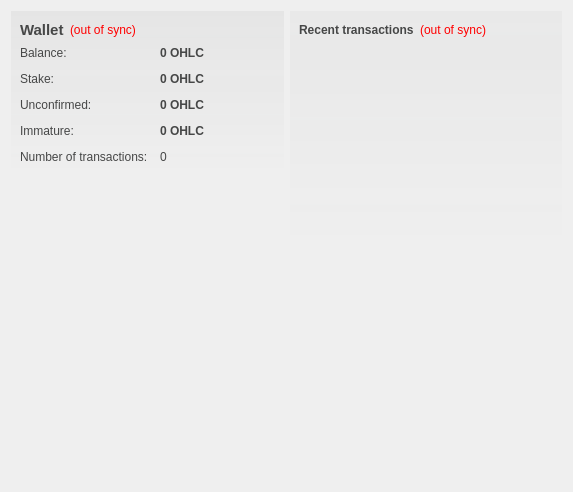
<?xml version="1.0" encoding="UTF-8"?>
<ui version="4.0">
 <class>OverviewPage</class>
 <widget class="QWidget" name="OverviewPage">
  <property name="geometry">
   <rect>
    <x>0</x>
    <y>0</y>
    <width>573</width>
    <height>492</height>
   </rect>
  </property>
  <property name="windowTitle">
   <string>Form</string>
  </property>
  <property name="styleSheet">
   <string notr="true">#OverviewPage { color: #464747; }</string>
  </property>
  <layout class="QHBoxLayout" name="horizontalLayout" stretch="1,1">
   <item>
    <layout class="QVBoxLayout" name="verticalLayout_2">
     <item>
      <widget class="QFrame" name="frame">
       <property name="styleSheet">
        <string notr="true">#frame { background-color: qlineargradient(spread:pad, x1:0, y1:0, x2:0, y2:1, stop:0 rgba(70,71,71,15), stop:1.0 rgba(70,71,71,0)); }</string>
       </property>
       <layout class="QVBoxLayout" name="verticalLayout_4">
        <item>
         <layout class="QHBoxLayout" name="horizontalLayout_4">
          <item>
           <widget class="QLabel" name="label_5">
            <property name="font">
             <font>
              <pointsize>11</pointsize>
              <weight>75</weight>
              <bold>true</bold>
             </font>
            </property>
            <property name="styleSheet">
             <string notr="true">color: #464747;</string>
            </property>
            <property name="text">
             <string>Wallet</string>
            </property>
           </widget>
          </item>
          <item>
           <widget class="QLabel" name="labelWalletStatus">
            <property name="toolTip">
             <string>The displayed information may be out of date. Your wallet automatically synchronizes with the OHLCcoin network after a connection is established, but this process has not completed yet.</string>
            </property>
            <property name="styleSheet">
             <string notr="true">QLabel { color: red; }</string>
            </property>
            <property name="text">
             <string notr="true">(out of sync)</string>
            </property>
            <property name="alignment">
             <set>Qt::AlignLeading|Qt::AlignLeft|Qt::AlignVCenter</set>
            </property>
           </widget>
          </item>
          <item>
           <spacer name="horizontalSpacer_2">
            <property name="orientation">
             <enum>Qt::Horizontal</enum>
            </property>
            <property name="sizeHint" stdset="0">
             <size>
              <width>40</width>
              <height>20</height>
             </size>
            </property>
           </spacer>
          </item>
         </layout>
        </item>
        <item>
         <layout class="QFormLayout" name="formLayout_2">
          <property name="fieldGrowthPolicy">
           <enum>QFormLayout::AllNonFixedFieldsGrow</enum>
          </property>
          <property name="horizontalSpacing">
           <number>12</number>
          </property>
          <property name="verticalSpacing">
           <number>12</number>
          </property>
          <item row="0" column="0">
           <widget class="QLabel" name="label">
            <property name="styleSheet">
             <string notr="true">color: #464747;</string>
            </property>
            <property name="text">
             <string>Balance:</string>
            </property>
           </widget>
          </item>
          <item row="0" column="1">
           <widget class="QLabel" name="labelBalance">
            <property name="font">
             <font>
              <weight>75</weight>
              <bold>true</bold>
             </font>
            </property>
            <property name="cursor">
             <cursorShape>IBeamCursor</cursorShape>
            </property>
            <property name="toolTip">
             <string>Your current balance</string>
            </property>
            <property name="styleSheet">
             <string notr="true">color: #464747;</string>
            </property>
            <property name="text">
             <string notr="true">0 OHLC</string>
            </property>
            <property name="textInteractionFlags">
             <set>Qt::LinksAccessibleByMouse|Qt::TextSelectableByKeyboard|Qt::TextSelectableByMouse</set>
            </property>
           </widget>
          </item>
          <item row="1" column="0">
           <widget class="QLabel" name="label_6">
            <property name="styleSheet">
             <string notr="true">color: #464747;</string>
            </property>
            <property name="text">
             <string>Stake:</string>
            </property>
           </widget>
          </item>
          <item row="1" column="1">
           <widget class="QLabel" name="labelStake">
            <property name="font">
             <font>
              <weight>75</weight>
              <bold>true</bold>
             </font>
            </property>
            <property name="cursor">
             <cursorShape>IBeamCursor</cursorShape>
            </property>
            <property name="toolTip">
             <string>Total of coins that was staked, and do not yet count toward the current balance</string>
            </property>
            <property name="styleSheet">
             <string notr="true">color: #464747;</string>
            </property>
            <property name="text">
             <string notr="true">0 OHLC</string>
            </property>
            <property name="textInteractionFlags">
             <set>Qt::LinksAccessibleByMouse|Qt::TextSelectableByKeyboard|Qt::TextSelectableByMouse</set>
            </property>
           </widget>
          </item>
          <item row="2" column="0">
           <widget class="QLabel" name="label_3">
            <property name="styleSheet">
             <string notr="true">color: #464747;</string>
            </property>
            <property name="text">
             <string>Unconfirmed:</string>
            </property>
           </widget>
          </item>
          <item row="2" column="1">
           <widget class="QLabel" name="labelUnconfirmed">
            <property name="font">
             <font>
              <weight>75</weight>
              <bold>true</bold>
             </font>
            </property>
            <property name="cursor">
             <cursorShape>IBeamCursor</cursorShape>
            </property>
            <property name="toolTip">
             <string>Total of transactions that have yet to be confirmed, and do not yet count toward the current balance</string>
            </property>
            <property name="styleSheet">
             <string notr="true">color: #464747;</string>
            </property>
            <property name="text">
             <string notr="true">0 OHLC</string>
            </property>
            <property name="textInteractionFlags">
             <set>Qt::LinksAccessibleByMouse|Qt::TextSelectableByKeyboard|Qt::TextSelectableByMouse</set>
            </property>
           </widget>
          </item>
          <item row="3" column="0">
           <widget class="QLabel" name="labelImmatureText">
            <property name="styleSheet">
             <string notr="true">color: #464747;</string>
            </property>
            <property name="text">
             <string>Immature:</string>
            </property>
           </widget>
          </item>
          <item row="3" column="1">
           <widget class="QLabel" name="labelImmature">
            <property name="font">
             <font>
              <weight>75</weight>
              <bold>true</bold>
             </font>
            </property>
            <property name="toolTip">
             <string>Mined balance that has not yet matured</string>
            </property>
            <property name="styleSheet">
             <string notr="true">color: #464747;</string>
            </property>
            <property name="text">
             <string notr="true">0 OHLC</string>
            </property>
            <property name="textInteractionFlags">
             <set>Qt::LinksAccessibleByMouse|Qt::TextSelectableByKeyboard|Qt::TextSelectableByMouse</set>
            </property>
           </widget>
          </item>
          <item row="4" column="0">
           <widget class="QLabel" name="label_2">
            <property name="styleSheet">
             <string notr="true">color: #464747;</string>
            </property>
            <property name="text">
             <string>Number of transactions:</string>
            </property>
           </widget>
          </item>
          <item row="4" column="1">
           <widget class="QLabel" name="labelNumTransactions">
            <property name="toolTip">
             <string>Total number of transactions in wallet</string>
            </property>
            <property name="styleSheet">
             <string notr="true">color: #464747;</string>
            </property>
            <property name="text">
             <string notr="true">0</string>
            </property>
           </widget>
          </item>
         </layout>
        </item>
       </layout>
      </widget>
     </item>
     <item>
      <spacer name="verticalSpacer">
       <property name="orientation">
        <enum>Qt::Vertical</enum>
       </property>
       <property name="sizeHint" stdset="0">
        <size>
         <width>20</width>
         <height>40</height>
        </size>
       </property>
      </spacer>
     </item>
     <item>
      <widget class="QLabel" name="label_6">
       <property name="minimumSize">
        <size>
         <width>260</width>
         <height>260</height>
        </size>
       </property>
       <property name="text">
        <string/>
       </property>
       <property name="pixmap">
        <pixmap resource="../bitcoin.qrc">:/images/backg</pixmap>
       </property>
       <property name="alignment">
        <set>Qt::AlignCenter</set>
       </property>
       <property name="margin">
        <number>2</number>
       </property>
       <property name="indent">
        <number>1</number>
       </property>
      </widget>
     </item>
    </layout>
   </item>
   <item>
    <layout class="QVBoxLayout" name="verticalLayout_3">
     <item>
      <widget class="QFrame" name="frame_2">
       <property name="styleSheet">
        <string notr="true">#frame_2 { background-color: qlineargradient(spread:pad, x1:0, y1:0, x2:0, y2:1, stop:0 rgba(70,71,71,10), stop:1.0 rgba(70,71,71,0)); }</string>
       </property>
       <layout class="QVBoxLayout" name="verticalLayout">
        <item>
         <layout class="QHBoxLayout" name="horizontalLayout_2">
          <item>
           <widget class="QLabel" name="label_4">
            <property name="styleSheet">
             <string notr="true">color: #464747;</string>
            </property>
            <property name="text">
             <string>&lt;b&gt;Recent transactions&lt;/b&gt;</string>
            </property>
           </widget>
          </item>
          <item>
           <widget class="QLabel" name="labelTransactionsStatus">
            <property name="toolTip">
             <string>The displayed information may be out of date. Your wallet automatically synchronizes with the OHLCcoin network after a connection is established, but this process has not completed yet.</string>
            </property>
            <property name="styleSheet">
             <string notr="true">QLabel { color: red; }</string>
            </property>
            <property name="text">
             <string notr="true">(out of sync)</string>
            </property>
            <property name="alignment">
             <set>Qt::AlignRight|Qt::AlignTrailing|Qt::AlignVCenter</set>
            </property>
           </widget>
          </item>
          <item>
           <spacer name="horizontalSpacer">
            <property name="orientation">
             <enum>Qt::Horizontal</enum>
            </property>
            <property name="sizeHint" stdset="0">
             <size>
              <width>40</width>
              <height>20</height>
             </size>
            </property>
           </spacer>
          </item>
         </layout>
        </item>
        <item>
         <widget class="QListView" name="listTransactions">
          <property name="styleSheet">
           <string notr="true">QListView { background: transparent; }</string>
          </property>
          <property name="frameShape">
           <enum>QFrame::NoFrame</enum>
          </property>
          <property name="verticalScrollBarPolicy">
           <enum>Qt::ScrollBarAlwaysOff</enum>
          </property>
          <property name="horizontalScrollBarPolicy">
           <enum>Qt::ScrollBarAlwaysOff</enum>
          </property>
          <property name="selectionMode">
           <enum>QAbstractItemView::NoSelection</enum>
          </property>
         </widget>
        </item>
       </layout>
      </widget>
     </item>
     <item>
      <spacer name="verticalSpacer_2">
       <property name="orientation">
        <enum>Qt::Vertical</enum>
       </property>
       <property name="sizeHint" stdset="0">
        <size>
         <width>20</width>
         <height>40</height>
        </size>
       </property>
      </spacer>
     </item>
    </layout>
   </item>
  </layout>
 </widget>
 <resources>
  <include location="../bitcoin.qrc"/>
 </resources>
 <connections/>
</ui>
